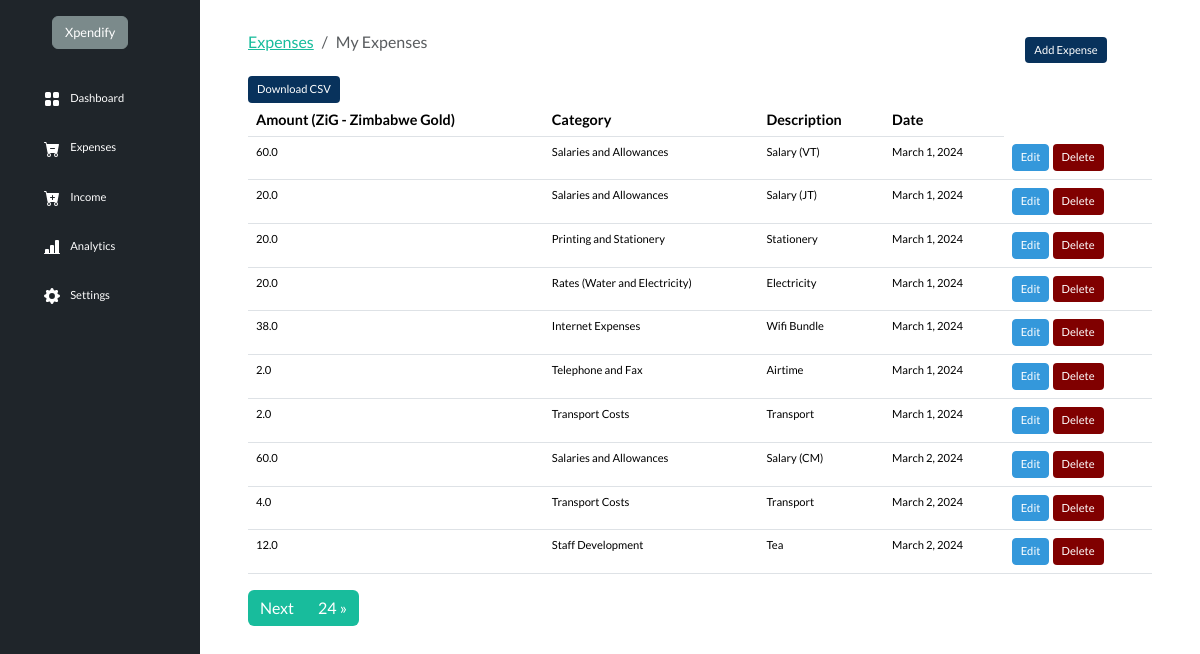
The app's page /expenses/ (signed in) with its own data.
### userpreferences/models.py (models this page shows, shortened)
class UserPreference(models.Model):
    user = models.OneToOneField(to=User, on_delete=models.CASCADE)
    currency = models.CharField(max_length=255, blank=True, null=True)

### expenses/models.py (models this page shows, shortened)
class Expense(models.Model):
    amount = models.FloatField()
    date = models.DateField(default=now)
    description = models.TextField()
    owner = models.ForeignKey(to=User, on_delete=models.CASCADE)
    category = models.CharField(max_length=266)
    class Meta:
        ordering: ['-date']

### expenses/views.py (the view)
# urls.py: path('', views.index, name='dashboard'),
@login_required(login_url='/authentication/login')
def index(request):
    categories = Category.objects.all()
    expenses = Expense.objects.filter(owner=request.user)
    paginator = Paginator(expenses, 10)
    page_number = request.GET.get('page')
    page_obj = Paginator.get_page(paginator, page_number)
    currency = UserPreference.objects.get(user=request.user).currency
    context = {
        'expenses': expenses,
        'page_obj': page_obj,
        'currency': currency
    }
    return render(request, 'expenses/index.html',context)

### ExpSystem/templates/expenses/index.html (shortened to what this page needs)
{% extends 'base.html' %}
{% load static %}
{% block content %}
<div class="container mt-4">
  <div class="d-flex flex-wrap align-items-center">
    <div class="col-md-10">
      <nav aria-label="breadcrumb">
        <ol class="breadcrumb">
          <li class="breadcrumb-item">
            <a href="">Expenses</a>
          </li>
          <li class="breadcrumb-item active" aria-current="page">
            My Expenses
          </li>
        </ol>
      </nav>
    </div>
    <div class=" col-md-2 col-lg-auto mb-3 mb-lg-0  px-3 justify-content-end">
      <a href="{% url 'add-expenses' %}" class="btn text-white btn-sm" style="background-color:rgba(2, 45, 88, 0.974);font-size: 70%;">Add Expense</a>
    </div>
  </div>
  <div class="container">
    {% if expenses.count %}
    <div class="row">
      <div class="col-md-8">
         <a href="{% url 'export_csv' %}" class="btn btn-sm text-white " style="background-color: rgba(2, 45, 88, 0.974);font-size: 70%;"  >Download CSV </a>
        </div>
      <div class="col-md-4">
      </div>
    </div>
<div class="app-table">
  <table class="table table-stripped table-hover">
    <thead>
      <tr>
        <th style="font-size: 90%;">Amount ({{currency}}) </th>
        <th style="font-size: 90%;">Category</th>
        <th style="font-size: 90%;">Description</th>
        <th style="font-size: 90%;">Date</th>
      </tr>
    </thead>
    <tbody>
      {% include 'partials/_messages.html'%} {% for expense in page_obj%}
      <tr>
        <td style="font-size: 70%;">{{expense.amount}}</td>
        <td style="font-size: 70%;">{{expense.category}}</td>
        <td style="font-size: 70%;">{{expense.description}}</td>
        <td style="font-size: 70%;">{{expense.date}}</td>
        <td>
          <a
            href="{% url 'expense-edit' expense.id  %}"
            class="btn btn-info btn-sm" style="font-size: 70%;"
            >Edit</a
          >
          <a
            href="{% url 'expense-delete' expense.id %}"
            class="btn px-2  text-white btn-sm" style="background-color: maroon;font-size: 70%;"
            >Delete</a
          >
        </td>
      </tr>
      {% endfor %}
    </tbody>
  </table>
  <ul class="pagination align-right float-right mr-auto">
    {% if page_obj.has_next %}
    <li class="page-item"> <a class="page-link" href="?page={{ page_obj.next_page_number }}">Next</a></li>
    <li class="page-item"> <a class="page-link" href="?page={{ page_obj.paginator.num_pages }}">{{ page_obj.paginator.num_pages}} &raquo;</a></li>
    {% endif %}
  </ul>
  {% endif %}
</div>
{% endblock content %}

### ExpSystem/templates/base.html (shortened to what this page needs)
{% load static %}
<html lang="en" data-bs-theme="auto">
  <head>
<link href="{% static 'css/bootstrap.min.css' %}" rel="stylesheet">
    <link href="{% static 'css/dashboard.css' %}" rel="stylesheet">
  </head>
<div class="container-fluid">
  <div class="row" style=" position: relative;flex-wrap: nowrap;">
    {% include 'partials/sidebar.html'%}
    <main class="col-md-9 ms-sm-auto col-lg-10 px-md-4">
       {% block content %}
       {% endblock%}
    </main>
  </div>
</div>
</html>

### ExpSystem/templates/partials/sidebar.html (shortened to what this page needs)
{% load static %}
<nav class="col-md-2 d-none d-md-block sidebar" style="width: 200px;height: 130ch;background-color:rgba(25, 31, 36, 0.974)">
  <div class="sidebar-sticky">
    <a class="d-flex link-body-emphasis text-decoration-none mt-3" >
      <svg class="bi pe-none me-4" width="45" height="32"><use xlink:href="#bootstrap"/></svg>
      <span class="btn btn-dark"  style="font-size: 80%;" >Xpendify</span>
    </a>
  </div>
    <hr>
    <ul class="nav flex-column mt-3">
      <li class="nav-item active mb-3 ">
        <a class="nav-link  text-white" style="font-size: 70%;" href="{% url 'dashboard' %}">
          Dashboard
        </a>
      </li>
      <li class="nav-item mb-3">
        <a class="nav-link  text-white"style="font-size: 70%;" href="{% url 'expenses' %}">
          Expenses
        </a>
      </li>
      <li class="nav-item mb-3">
        <a class="nav-link text-white" style="font-size: 70%;" href="{% url 'income' %}">
          Income
        </a>
      </li>
      <li class="nav-item mb-3">
        <a class="nav-link text-white"style="font-size: 70%;" href="{% url 'analytics' %}">
          <svg xmlns="http://www.w3.org/2000/svg" width="12" height="12" fill="currentColor" class="bi bi-bar-chart-line-fill me-2" viewBox="0 0 16 16">
            <path d="M11 2a1 1 0 0 1 1-1h2a1 1 0 0 1 1 1v12h.5a.5.5 0 0 1 0 1H.5a.5.5 0 0 1 0-1H1v-3a1 1 0 0 1 1-1h2a1 1 0 0 1 1 1v3h1V7a1 1 0 0 1 1-1h2a1 1 0 0 1 1 1v7h1z"/>
          </svg>
          Analytics
        </a>
      </li>
    </ul>
    <ul class="nav flex-column mb-3">
      <li class="nav-item">
        <a class="nav-link text-white" style="font-size: 70%;" href="{% url 'preferences' %}">
          Settings
        </a>
      </li>
    </ul>
</nav>

### ExpSystem/static/css/dashboard.css (style rules this page uses)
.bi { display: inline-block; width: 1rem; height: 1rem; }
.sidebar .nav-link { font-size: .875rem; font-weight: 500; }

### records on screen
UserPreference: currency "ZiG - Zimbabwe Gold"
Expense: amount "60.0", category "Salaries and Allowances", description "Salary (VT)", date "March 1, 2024"
Expense: amount "20.0", category "Salaries and Allowances", description "Salary (JT)", date "March 1, 2024"
Expense: amount "20.0", category "Printing and Stationery", description "Stationery", date "March 1, 2024"
Expense: amount "20.0", category "Rates (Water and Electricity)", description "Electricity", date "March 1, 2024"
Expense: amount "38.0", category "Internet Expenses", description "Wifi Bundle", date "March 1, 2024"
Expense: amount "2.0", category "Telephone and Fax", description "Airtime", date "March 1, 2024"
Expense: amount "2.0", category "Transport Costs", description "Transport", date "March 1, 2024"
Expense: amount "60.0", category "Salaries and Allowances", description "Salary (CM)", date "March 2, 2024"
Expense: amount "4.0", category "Transport Costs", description "Transport", date "March 2, 2024"
Expense: amount "12.0", category "Staff Development", description "Tea", date "March 2, 2024"

### other values on screen
{{ page_obj.paginator.num_pages }} "24"
